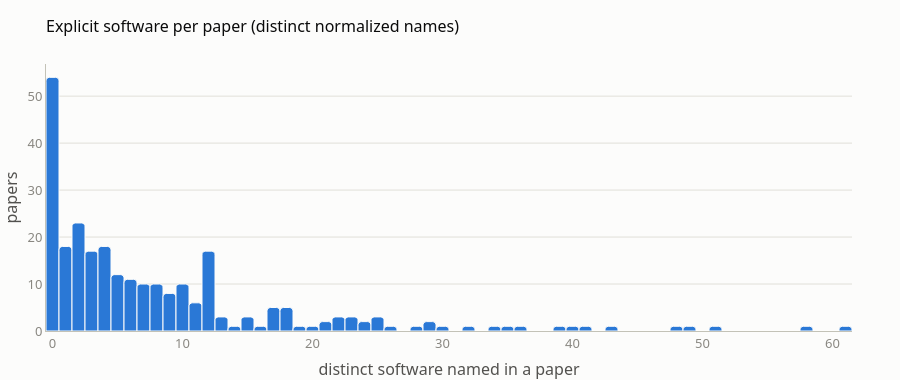

The notebook cell saved with this chart:
### Code cell
# Distribution of distinct software per paper
per_paper = papers["n_software"].value_counts().reindex(range(papers["n_software"].max() + 1), fill_value=0)
fig = go.Figure(go.Bar(
    x=per_paper.index, y=per_paper.values, marker=dict(color=STYLE["series"][0], line=dict(color=STYLE["surface"], width=1)),
    hovertemplate="%{y} papers name %{x} distinct software<extra></extra>"))
fig.update_layout(title="Explicit software per paper (distinct normalized names)", bargap=0, height=380,
                  xaxis_title="distinct software named in a paper", yaxis_title="papers")
fig.update_xaxes(showgrid=False)
fig.show()

print(papers["n_software"].describe().to_string())

### Figure 1 — Plotly figure (JSON) as saved in the notebook; plotly's stock layout.template omitted (floating-point values rounded to 4 significant figures)
{"data": [{"hovertemplate": "%{y} papers name %{x} distinct software<extra></extra>", "marker": {"color": "#2a78d6", "line": {"color": "#fcfcfb", "width": 1}}, "type": "bar", "x": [0, 1, 2, 3, 4, 5, 6, 7, 8, 9, 10, 11, 12, 13, 14, 15, 16, 17, 18, 19, 20, 21, 22, 23, 24, 25, 26, 27, 28, 29, 30, 31, 32, 33, 34, 35, 36, 37, 38, 39, 40, 41, 42, 43, 44, 45, 46, 47, 48, 49, 50, 51, 52, 53, 54, 55, 56, 57, 58, 59, 60, 61], "y": [54, 18, 23, 17, 18, 12, 11, 10, 10, 8, 10, 6, 17, 3, 1, 3, 1, 5, 5, 1, 1, 2, 3, 3, 2, 3, 1, 0, 1, 2, 1, 0, 1, 0, 1, 1, 1, 0, 0, 1, 1, 1, 0, 1, 0, 0, 0, 0, 1, 1, 0, 1, 0, 0, 0, 0, 0, 0, 1, 0, 0, 1]}], "layout": {"bargap": 0, "height": 380, "title": {"text": "Explicit software per paper (distinct normalized names)"}, "xaxis": {"showgrid": false, "title": {"text": "distinct software named in a paper"}}, "yaxis": {"title": {"text": "papers"}}}}
